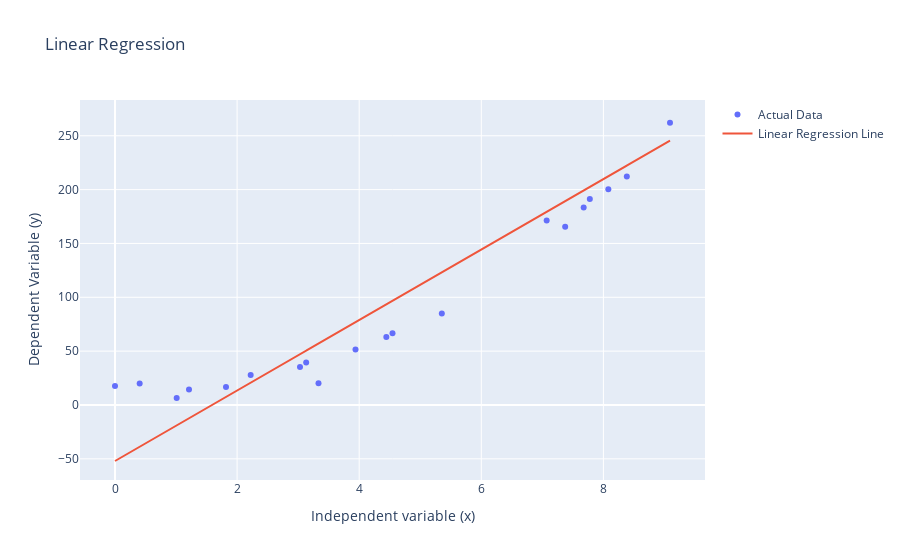

This figure's notebook cell:
### Markdown cell above
Now, we will visualize the results using plotly library:

### Code cell
fig = go.Figure()

fig.add_trace(go.Scatter(x=x_test.flatten(), y=y_test, mode='markers', name='Actual Data'))

fig.add_trace(go.Scatter(x=x_test.flatten(), y=y_pred, mode='lines', name='Linear Regression Line'))

fig.update_layout(title='Linear Regression', xaxis_title = 'Independent variable (x)', yaxis_title = 'Dependent Variable (y)')

fig.show()

### Figure 1 — Plotly figure (JSON) as saved in the notebook; plotly's stock layout.template omitted (floating-point values rounded to 4 significant figures)
{"data": [{"mode": "markers", "name": "Actual Data", "type": "scatter", "x": [8.384, 5.354, 7.071, 4.545, 4.444, 3.939, 2.222, 8.081, 1.01, 0, 1.818, 3.03, 7.374, 3.333, 9.091, 0.404, 7.677, 7.778, 1.212, 3.131], "y": [212.3, 84.88, 171.4, 66.69, 63.05, 51.41, 27.9, 200.4, 6.522, 17.64, 16.68, 35.16, 165.5, 20.19, 262.1, 19.97, 183.4, 191.2, 14.44, 39.46]}, {"mode": "lines", "name": "Linear Regression Line", "type": "scatter", "x": [8.384, 5.354, 7.071, 4.545, 4.444, 3.939, 2.222, 8.081, 1.01, 0, 1.818, 3.03, 7.374, 3.333, 9.091, 0.404, 7.677, 7.778, 1.212, 3.131], "y": [222.4, 123.2, 179.4, 96.74, 93.43, 76.91, 20.71, 212.4, -18.96, -52.02, 7.485, 47.15, 189.3, 57.07, 245.5, -38.8, 199.2, 202.5, -12.35, 50.46]}], "layout": {"title": {"text": "Linear Regression"}, "xaxis": {"title": {"text": "Independent variable (x)"}}, "yaxis": {"title": {"text": "Dependent Variable (y)"}}}}
